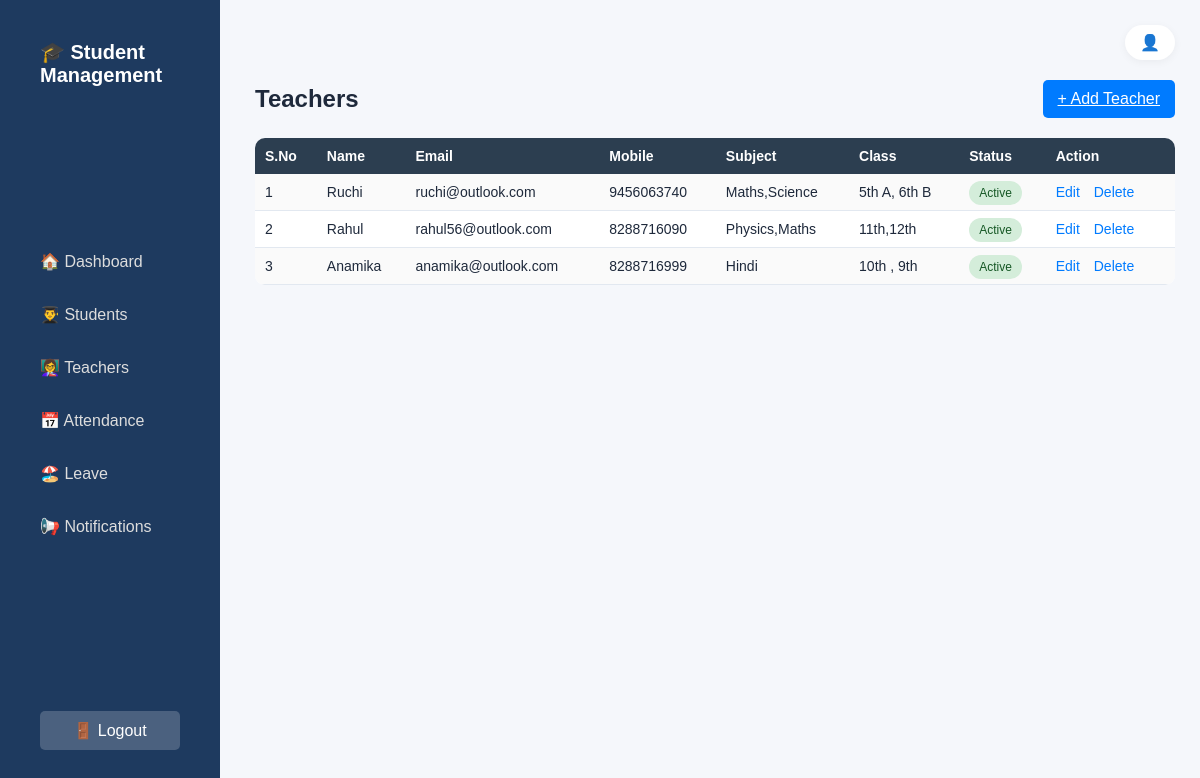
Screenshot of /teachers/ with the database file from the repository.
### students/models.py (models this page shows)
class Teachers(models.Model):
    name=models.CharField(max_length=100)
    email=models.EmailField(unique=True)
    mobile_number=models.CharField(max_length=10)
    subjects=models.CharField(max_length=100)
    Assigned_class=models.CharField(max_length=100)
    password=models.CharField(max_length=100)

### students/views.py (the view)
# urls.py: path("teachers/",views.Teacher,name='teachers'),
def Teacher(request):
    teacher=Teachers.objects.all()
    context={
        'teacher':teacher
    }
    return render(request,"student_app/teachers.html",context)

### templates/student_app/teachers.html
{% extends 'student_app/base.html' %}
{% block content %}
<div class="header">
    <h2>Teachers</h2>
    <a href="{% url 'add_teachers' %}" class="add-btn">+ Add Teacher</a>
</div>
<table>
    <tr>
        <th>S.No</th>
        <th>Name</th>
        <th>Email</th>
        <th>Mobile</th>
        <th>Subject</th>
        <th>Class</th>
        <th>Status</th>
        <th>Action</th>
    </tr>
    {% for i in teacher %}
    <tr>
        <td>{{ forloop.counter }}</td>
        <td>{{ i.name }}</td>
        <td>{{ i.email }}</td>
        <td>{{ i.mobile_number }}</td>
        <td>{{ i.subjects }}</td>
        <td>{{ i.Assigned_class }}</td>
        <td><span class="status">Active</span></td>
        <td class="action">
            <a href="{% url 'edit_teacher' i.id %}">Edit</a>
            <a href="{% url 'delete_teacher' i.id %}" class="delete">Delete</a>
        </td>
    </tr>
    {% endfor %}
</table>
</div>
</body>
</html>
{% endblock %}

### static/css/dashboard.css (style rules this page uses)
* { margin: 0; padding: 0; box-sizing: border-box; }
body { font-family: 'Segoe UI', sans-serif; display: flex; background: #f4f7fb; color: #1e293b; }
table { width: 100%; border-collapse: collapse; }
table th { background: #f1f5f9; padding: 12px; text-align: left; font-size: 14px; }
table td { padding: 10px; border-bottom: 1px solid #e2e8f0; font-size: 14px; }
* { margin:0; padding:0; box-sizing:border-box; font-family: Arial, sans-serif; }
body { display:flex; background:#f4f6f9; }
.header { display:flex; justify-content:space-between; align-items:center; margin-bottom:20px; }
.add-btn { background:#007bff; color:white; padding:10px 15px; border:none; border-radius:5px; cursor:pointer; }
table { width:100%; border-collapse:collapse; background:white; border-radius:10px; overflow:hidden; }
th, td { padding:12px; text-align:left; }
th { background:#f1f1f1; }
tr:nth-child(even) { background:#fafafa; }
.status { background:#d4edda; color:#155724; padding:5px 10px; border-radius:20px; font-size:12px; }
.action a { margin-right:10px; text-decoration:none; color:#007bff; }
.delete { color:red; }
body { background: #f5f7fb; font-family: Arial, sans-serif; }
table { width: 100%; border-collapse: collapse; background: white; }
table th { background: #2c3e50; color: white; }
table th, table td { padding: 10px; }

### rows the page displays
Teachers: name "Ruchi", email "ruchi@outlook.com", mobile_number "9456063740", subjects "Maths,Science", Assigned_class "5th A, 6th B"
Teachers: name "Rahul", email "rahul56@outlook.com", mobile_number "8288716090", subjects "Physics,Maths", Assigned_class "11th,12th"
Teachers: name "Anamika", email "anamika@outlook.com", mobile_number "8288716999", subjects "Hindi", Assigned_class "10th , 9th"
